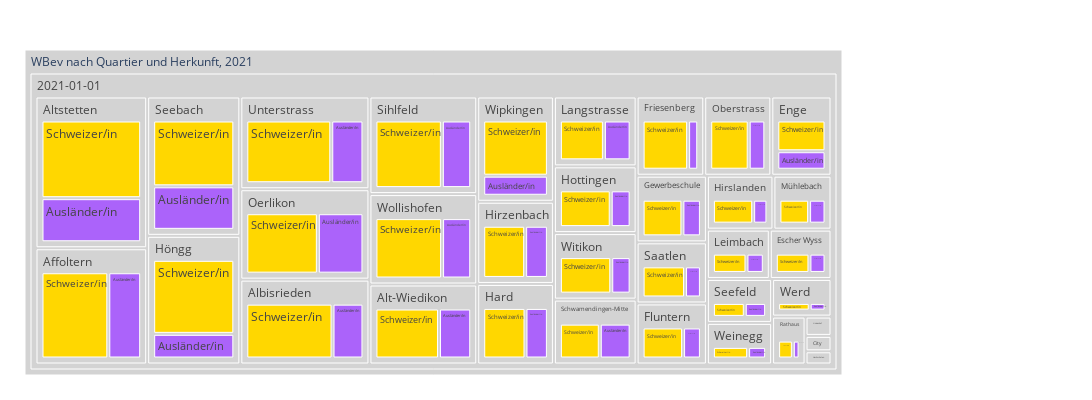

The notebook cell this image was saved under:
### Code cell
myTitle = "WBev nach Quartier und Herkunft, 2021"

fig = px.treemap(myTreemapAgg.reset_index(), path=[px.Constant(myTitle), 'EreignisDatJahr', 'QuarLang', 'HerkunftLang']
                 , values='sum_WBev'
                 , color='HerkunftLang'
                 ## bei discrete scales (bei Klassen und Strings):                 
                 #, color_discrete_map={'(?)':'lightgrey','EVP':'gold', 'Ausländer/in':'#FF3030', 'PdA':'#EE3B3B', 'Grüne':'#A2CD5A','GLP':'#CAFF70','Die Mitte':'orange','FDP':'#104E8B','AL':'deeppink','SVP':'forestgreen', 'FL ZÜRI':'#8B864E','Volt':'#lightblue' }         
                 , color_discrete_map={'(?)':'lightgrey','Schweizer/in':'gold', 'SP':'#FF3030' }               
                 ## bei continuous scales (bei Zahlenwerten):
                , color_continuous_scale='blues'
                #, color_continuous_midpoint=np.average(df['AnzBestWir'], weights=df['AnzBestWir'])   
                 ,height=400
                 ,width=1100
                )
fig.update_traces(root_color="grey")
fig.update_layout(margin = dict(t=50, l=25, r=250, b=25))
fig.show()

### Figure 1 — Plotly figure (JSON) as saved in the notebook; plotly's stock layout.template omitted (floating-point values rounded to 4 significant figures)
{"data": [{"branchvalues": "total", "customdata": [["Ausländer/in"], ["Ausländer/in"], ["Ausländer/in"], ["Ausländer/in"], ["Ausländer/in"], ["Ausländer/in"], ["Ausländer/in"], ["Schweizer/in"], ["Ausländer/in"], ["Schweizer/in"], ["Schweizer/in"], ["Schweizer/in"], ["Schweizer/in"], ["Schweizer/in"], ["Schweizer/in"], ["Schweizer/in"], ["Schweizer/in"], ["Schweizer/in"], ["Ausländer/in"], ["Ausländer/in"], ["Ausländer/in"], ["Ausländer/in"], ["Ausländer/in"], ["Ausländer/in"], ["Ausländer/in"], ["Ausländer/in"], ["Ausländer/in"], ["Ausländer/in"], ["Ausländer/in"], ["Ausländer/in"], ["Ausländer/in"], ["Ausländer/in"], ["Ausländer/in"], ["Ausländer/in"], ["Schweizer/in"], ["Schweizer/in"], ["Ausländer/in"], ["Schweizer/in"], ["Ausländer/in"], ["Schweizer/in"], ["Schweizer/in"], ["Schweizer/in"], ["Schweizer/in"], ["Schweizer/in"], ["Schweizer/in"], ["Schweizer/in"], ["Schweizer/in"], ["Schweizer/in"], ["Schweizer/in"], ["Schweizer/in"], ["Schweizer/in"], ["Ausländer/in"], ["Ausländer/in"], ["Ausländer/in"], ["Ausländer/in"], ["Ausländer/in"], ["Ausländer/in"], ["Schweizer/in"], ["Schweizer/in"], ["Schweizer/in"], ["Schweizer/in"], ["Schweizer/in"], ["Schweizer/in"], ["Ausländer/in"], ["Ausländer/in"], ["Schweizer/in"], ["Schweizer/in"], ["Schweizer/in"], ["(?)"], ["(?)"], ["(?)"], ["(?)"], ["(?)"], ["(?)"], ["(?)"], ["(?)"], ["(?)"], ["(?)"], ["(?)"], ["(?)"], ["(?)"], ["(?)"], ["(?)"], ["(?)"], ["(?)"], ["(?)"], ["(?)"], ["(?)"], ["(?)"], ["(?)"], ["(?)"], ["(?)"], ["(?)"], ["(?)"], ["(?)"], ["(?)"], ["(?)"], ["(?)"], ["(?)"], ["(?)"], ["(?)"], ["(?)"], ["(?)"], ["(?)"]], "domain": {"x": [0, 1], "y": [0, 1]}, "hovertemplate": "labels=%{label}<br>sum_WBev=%{value}<br>parent=%{parent}<br>id=%{id}<br>HerkunftLang=%{customdata[0]}<extra></extra>", "ids": ["WBev nach Quartier und Herkunft, 2021/2021-01-01/Affoltern/Ausländer/in", "WBev nach Quartier und Herkunft, 2021/2021-01-01/Rathaus/Ausländer/in", "WBev nach Quartier und Herkunft, 2021/2021-01-01/Schwamendingen-Mitte/Ausländer/in", "WBev nach Quartier und Herkunft, 2021/2021-01-01/Weinegg/Ausländer/in", "WBev nach Quartier und Herkunft, 2021/2021-01-01/Werd/Ausländer/in", "WBev nach Quartier und Herkunft, 2021/2021-01-01/Wipkingen/Ausländer/in", "WBev nach Quartier und Herkunft, 2021/2021-01-01/Witikon/Ausländer/in", "WBev nach Quartier und Herkunft, 2021/2021-01-01/Albisrieden/Schweizer/in", "WBev nach Quartier und Herkunft, 2021/2021-01-01/Oerlikon/Ausländer/in", "WBev nach Quartier und Herkunft, 2021/2021-01-01/Alt-Wiedikon/Schweizer/in", "WBev nach Quartier und Herkunft, 2021/2021-01-01/Escher Wyss/Schweizer/in", "WBev nach Quartier und Herkunft, 2021/2021-01-01/Hard/Schweizer/in", "WBev nach Quartier und Herkunft, 2021/2021-01-01/Hirslanden/Schweizer/in", "WBev nach Quartier und Herkunft, 2021/2021-01-01/Lindenhof/Schweizer/in", "WBev nach Quartier und Herkunft, 2021/2021-01-01/Oberstrass/Schweizer/in", "WBev nach Quartier und Herkunft, 2021/2021-01-01/Oerlikon/Schweizer/in", "WBev nach Quartier und Herkunft, 2021/2021-01-01/Schwamendingen-Mitte/Schweizer/in", "WBev nach Quartier und Herkunft, 2021/2021-01-01/Altstetten/Schweizer/in", "WBev nach Quartier und Herkunft, 2021/2021-01-01/Oberstrass/Ausländer/in", "WBev nach Quartier und Herkunft, 2021/2021-01-01/Wollishofen/Ausländer/in", "WBev nach Quartier und Herkunft, 2021/2021-01-01/Lindenhof/Ausländer/in", "WBev nach Quartier und Herkunft, 2021/2021-01-01/Escher Wyss/Ausländer/in", "WBev nach Quartier und Herkunft, 2021/2021-01-01/Alt-Wiedikon/Ausländer/in", "WBev nach Quartier und Herkunft, 2021/2021-01-01/Fluntern/Ausländer/in", "WBev nach Quartier und Herkunft, 2021/2021-01-01/Friesenberg/Ausländer/in", "WBev nach Quartier und Herkunft, 2021/2021-01-01/Gewerbeschule/Ausländer/in", "WBev nach Quartier und Herkunft, 2021/2021-01-01/Hard/Ausländer/in", "WBev nach Quartier und Herkunft, 2021/2021-01-01/Hirslanden/Ausländer/in", "WBev nach Quartier und Herkunft, 2021/2021-01-01/Hirzenbach/Ausländer/in", "WBev nach Quartier und Herkunft, 2021/2021-01-01/Albisrieden/Ausländer/in", "WBev nach Quartier und Herkunft, 2021/2021-01-01/Leimbach/Ausländer/in", "WBev nach Quartier und Herkunft, 2021/2021-01-01/Langstrasse/Ausländer/in", "WBev nach Quartier und Herkunft, 2021/2021-01-01/Höngg/Ausländer/in", "WBev nach Quartier und Herkunft, 2021/2021-01-01/Hottingen/Ausländer/in", "WBev nach Quartier und Herkunft, 2021/2021-01-01/Seefeld/Schweizer/in", "WBev nach Quartier und Herkunft, 2021/2021-01-01/Leimbach/Schweizer/in", "WBev nach Quartier und Herkunft, 2021/2021-01-01/City/Ausländer/in", "WBev nach Quartier und Herkunft, 2021/2021-01-01/Mühlebach/Schweizer/in", "WBev nach Quartier und Herkunft, 2021/2021-01-01/Altstetten/Ausländer/in", "WBev nach Quartier und Herkunft, 2021/2021-01-01/Wipkingen/Schweizer/in", "WBev nach Quartier und Herkunft, 2021/2021-01-01/Rathaus/Schweizer/in", "WBev nach Quartier und Herkunft, 2021/2021-01-01/Werd/Schweizer/in", "WBev nach Quartier und Herkunft, 2021/2021-01-01/Weinegg/Schweizer/in", "WBev nach Quartier und Herkunft, 2021/2021-01-01/Langstrasse/Schweizer/in", "WBev nach Quartier und Herkunft, 2021/2021-01-01/Seebach/Schweizer/in", "WBev nach Quartier und Herkunft, 2021/2021-01-01/Unterstrass/Schweizer/in", "WBev nach Quartier und Herkunft, 2021/2021-01-01/Sihlfeld/Schweizer/in", "WBev nach Quartier und Herkunft, 2021/2021-01-01/Saatlen/Schweizer/in", "WBev nach Quartier und Herkunft, 2021/2021-01-01/Höngg/Schweizer/in", "WBev nach Quartier und Herkunft, 2021/2021-01-01/Gewerbeschule/Schweizer/in", "WBev nach Quartier und Herkunft, 2021/2021-01-01/Hochschulen/Schweizer/in", "WBev nach Quartier und Herkunft, 2021/2021-01-01/Saatlen/Ausländer/in", "WBev nach Quartier und Herkunft, 2021/2021-01-01/Seebach/Ausländer/in", "WBev nach Quartier und Herkunft, 2021/2021-01-01/Seefeld/Ausländer/in", "WBev nach Quartier und Herkunft, 2021/2021-01-01/Sihlfeld/Ausländer/in", "WBev nach Quartier und Herkunft, 2021/2021-01-01/Unterstrass/Ausländer/in", "WBev nach Quartier und Herkunft, 2021/2021-01-01/Hochschulen/Ausländer/in", "WBev nach Quartier und Herkunft, 2021/2021-01-01/Witikon/Schweizer/in", "WBev nach Quartier und Herkunft, 2021/2021-01-01/Affoltern/Schweizer/in", "WBev nach Quartier und Herkunft, 2021/2021-01-01/City/Schweizer/in", "WBev nach Quartier und Herkunft, 2021/2021-01-01/Enge/Schweizer/in", "WBev nach Quartier und Herkunft, 2021/2021-01-01/Fluntern/Schweizer/in", "WBev nach Quartier und Herkunft, 2021/2021-01-01/Friesenberg/Schweizer/in", "WBev nach Quartier und Herkunft, 2021/2021-01-01/Mühlebach/Ausländer/in", "WBev nach Quartier und Herkunft, 2021/2021-01-01/Enge/Ausländer/in", "WBev nach Quartier und Herkunft, 2021/2021-01-01/Hirzenbach/Schweizer/in", "WBev nach Quartier und Herkunft, 2021/2021-01-01/Hottingen/Schweizer/in", "WBev nach Quartier und Herkunft, 2021/2021-01-01/Wollishofen/Schweizer/in", "WBev nach Quartier und Herkunft, 2021/2021-01-01/Affoltern", "WBev nach Quartier und Herkunft, 2021/2021-01-01/Albisrieden", "WBev nach Quartier und Herkunft, 2021/2021-01-01/Alt-Wiedikon", "WBev nach Quartier und Herkunft, 2021/2021-01-01/Altstetten", "WBev nach Quartier und Herkunft, 2021/2021-01-01/City", "WBev nach Quartier und Herkunft, 2021/2021-01-01/Enge", "WBev nach Quartier und Herkunft, 2021/2021-01-01/Escher Wyss", "WBev nach Quartier und Herkunft, 2021/2021-01-01/Fluntern", "WBev nach Quartier und Herkunft, 2021/2021-01-01/Friesenberg", "WBev nach Quartier und Herkunft, 2021/2021-01-01/Gewerbeschule", "WBev nach Quartier und Herkunft, 2021/2021-01-01/Hard", "WBev nach Quartier und Herkunft, 2021/2021-01-01/Hirslanden", "WBev nach Quartier und Herkunft, 2021/2021-01-01/Hirzenbach", "WBev nach Quartier und Herkunft, 2021/2021-01-01/Hochschulen", "WBev nach Quartier und Herkunft, 2021/2021-01-01/Hottingen", "WBev nach Quartier und Herkunft, 2021/2021-01-01/Höngg", "WBev nach Quartier und Herkunft, 2021/2021-01-01/Langstrasse", "WBev nach Quartier und Herkunft, 2021/2021-01-01/Leimbach", "WBev nach Quartier und Herkunft, 2021/2021-01-01/Lindenhof", "WBev nach Quartier und Herkunft, 2021/2021-01-01/Mühlebach", "WBev nach Quartier und Herkunft, 2021/2021-01-01/Oberstrass", "WBev nach Quartier und Herkunft, 2021/2021-01-01/Oerlikon", "WBev nach Quartier und Herkunft, 2021/2021-01-01/Rathaus", "WBev nach Quartier und Herkunft, 2021/2021-01-01/Saatlen", "WBev nach Quartier und Herkunft, 2021/2021-01-01/Schwamendingen-Mitte", "WBev nach Quartier und Herkunft, 2021/2021-01-01/Seebach", "WBev nach Quartier und Herkunft, 2021/2021-01-01/Seefeld", "WBev nach Quartier und Herkunft, 2021/2021-01-01/Sihlfeld", "WBev nach Quartier und Herkunft, 2021/2021-01-01/Unterstrass", "WBev nach Quartier und Herkunft, 2021/2021-01-01/Weinegg", "WBev nach Quartier und Herkunft, 2021/2021-01-01/Werd", "WBev nach Quartier und Herkunft, 2021/2021-01-01/Wipkingen", "WBev nach Quartier und Herkunft, 2021/2021-01-01/Witikon", "WBev nach Quartier und Herkunft, 2021/2021-01-01/Wollishofen", "WBev nach Quartier und Herkunft, 2021/2021-01-01", "WBev nach Quartier und Herkunft, 2021"], "labels": ["Ausländer/in", "Ausländer/in", "Ausländer/in", "Ausländer/in", "Ausländer/in", "Ausländer/in", "Ausländer/in", "Schweizer/in", "Ausländer/in", "Schweizer/in", "Schweizer/in", "Schweizer/in", "Schweizer/in", "Schweizer/in", "Schweizer/in", "Schweizer/in", "Schweizer/in", "Schweizer/in", "Ausländer/in", "Ausländer/in", "Ausländer/in", "Ausländer/in", "Ausländer/in", "Ausländer/in", "Ausländer/in", "Ausländer/in", "Ausländer/in", "Ausländer/in", "Ausländer/in", "Ausländer/in", "Ausländer/in", "Ausländer/in", "Ausländer/in", "Ausländer/in", "Schweizer/in", "Schweizer/in", "Ausländer/in", "Schweizer/in", "Ausländer/in", "Schweizer/in", "Schweizer/in", "Schweizer/in", "Schweizer/in", "Schweizer/in", "Schweizer/in", "Schweizer/in", "Schweizer/in", "Schweizer/in", "Schweizer/in", "Schweizer/in", "Schweizer/in", "Ausländer/in", "Ausländer/in", "Ausländer/in", "Ausländer/in", "Ausländer/in", "Ausländer/in", "Schweizer/in", "Schweizer/in", "Schweizer/in", "Schweizer/in", "Schweizer/in", "Schweizer/in", "Ausländer/in", "Ausländer/in", "Schweizer/in", "Schweizer/in", "Schweizer/in", "Affoltern", "Albisrieden", "Alt-Wiedikon", "Altstetten", "City", "Enge", "Escher Wyss", "Fluntern", "Friesenberg", "Gewerbeschule", "Hard", "Hirslanden", "Hirzenbach", "Hochschulen", "Hottingen", "Höngg", "Langstrasse", "Leimbach", "Lindenhof", "Mühlebach", "Oberstrass", "Oerlikon", "Rathaus", "Saatlen", "Schwamendingen-Mitte", "Seebach", "Seefeld", "Sihlfeld", "Unterstrass", "Weinegg", "Werd", "Wipkingen", "Witikon", "Wollishofen", "2021-01-01", "WBev nach Quartier und Herkunft, 2021"], "marker": {"colors": ["#ab63fa", "#ab63fa", "#ab63fa", "#ab63fa", "#ab63fa", "#ab63fa", "#ab63fa", "gold", "#ab63fa", "gold", "gold", "gold", "gold", "gold", "gold", "gold", "gold", "gold", "#ab63fa", "#ab63fa", "#ab63fa", "#ab63fa", "#ab63fa", "#ab63fa", "#ab63fa", "#ab63fa", "#ab63fa", "#ab63fa", "#ab63fa", "#ab63fa", "#ab63fa", "#ab63fa", "#ab63fa", "#ab63fa", "gold", "gold", "#ab63fa", "gold", "#ab63fa", "gold", "gold", "gold", "gold", "gold", "gold", "gold", "gold", "gold", "gold", "gold", "gold", "#ab63fa", "#ab63fa", "#ab63fa", "#ab63fa", "#ab63fa", "#ab63fa", "gold", "gold", "gold", "gold", "gold", "gold", "#ab63fa", "#ab63fa", "gold", "gold", "gold", "lightgrey", "lightgrey", "lightgrey", "lightgrey", "lightgrey", "lightgrey", "lightgrey", "lightgrey", "lightgrey", "lightgrey", "lightgrey", "lightgrey", "lightgrey", "lightgrey", "lightgrey", "lightgrey", "lightgrey", "lightgrey", "lightgrey", "lightgrey", "lightgrey", "lightgrey", "lightgrey", "lightgrey", "lightgrey", "lightgrey", "lightgrey", "lightgrey", "lightgrey", "lightgrey", "lightgrey", "lightgrey", "lightgrey", "lightgrey", "lightgrey", "lightgrey"]}, "name": "", "parents": ["WBev nach Quartier und Herkunft, 2021/2021-01-01/Affoltern", "WBev nach Quartier und Herkunft, 2021/2021-01-01/Rathaus", "WBev nach Quartier und Herkunft, 2021/2021-01-01/Schwamendingen-Mitte", "WBev nach Quartier und Herkunft, 2021/2021-01-01/Weinegg", "WBev nach Quartier und Herkunft, 2021/2021-01-01/Werd", "WBev nach Quartier und Herkunft, 2021/2021-01-01/Wipkingen", "WBev nach Quartier und Herkunft, 2021/2021-01-01/Witikon", "WBev nach Quartier und Herkunft, 2021/2021-01-01/Albisrieden", "WBev nach Quartier und Herkunft, 2021/2021-01-01/Oerlikon", "WBev nach Quartier und Herkunft, 2021/2021-01-01/Alt-Wiedikon", "WBev nach Quartier und Herkunft, 2021/2021-01-01/Escher Wyss", "WBev nach Quartier und Herkunft, 2021/2021-01-01/Hard", "WBev nach Quartier und Herkunft, 2021/2021-01-01/Hirslanden", "WBev nach Quartier und Herkunft, 2021/2021-01-01/Lindenhof", "WBev nach Quartier und Herkunft, 2021/2021-01-01/Oberstrass", "WBev nach Quartier und Herkunft, 2021/2021-01-01/Oerlikon", "WBev nach Quartier und Herkunft, 2021/2021-01-01/Schwamendingen-Mitte", "WBev nach Quartier und Herkunft, 2021/2021-01-01/Altstetten", "WBev nach Quartier und Herkunft, 2021/2021-01-01/Oberstrass", "WBev nach Quartier und Herkunft, 2021/2021-01-01/Wollishofen", "WBev nach Quartier und Herkunft, 2021/2021-01-01/Lindenhof", "WBev nach Quartier und Herkunft, 2021/2021-01-01/Escher Wyss", "WBev nach Quartier und Herkunft, 2021/2021-01-01/Alt-Wiedikon", "WBev nach Quartier und Herkunft, 2021/2021-01-01/Fluntern", "WBev nach Quartier und Herkunft, 2021/2021-01-01/Friesenberg", "WBev nach Quartier und Herkunft, 2021/2021-01-01/Gewerbeschule", "WBev nach Quartier und Herkunft, 2021/2021-01-01/Hard", "WBev nach Quartier und Herkunft, 2021/2021-01-01/Hirslanden", "WBev nach Quartier und Herkunft, 2021/2021-01-01/Hirzenbach", "WBev nach Quartier und Herkunft, 2021/2021-01-01/Albisrieden", "WBev nach Quartier und Herkunft, 2021/2021-01-01/Leimbach", "WBev nach Quartier und Herkunft, 2021/2021-01-01/Langstrasse", "WBev nach Quartier und Herkunft, 2021/2021-01-01/Höngg", "WBev nach Quartier und Herkunft, 2021/2021-01-01/Hottingen", "WBev nach Quartier und Herkunft, 2021/2021-01-01/Seefeld", "WBev nach Quartier und Herkunft, 2021/2021-01-01/Leimbach", "WBev nach Quartier und Herkunft, 2021/2021-01-01/City", "WBev nach Quartier und Herkunft, 2021/2021-01-01/Mühlebach", "WBev nach Quartier und Herkunft, 2021/2021-01-01/Altstetten", "WBev nach Quartier und Herkunft, 2021/2021-01-01/Wipkingen", "WBev nach Quartier und Herkunft, 2021/2021-01-01/Rathaus", "WBev nach Quartier und Herkunft, 2021/2021-01-01/Werd", "WBev nach Quartier und Herkunft, 2021/2021-01-01/Weinegg", "WBev nach Quartier und Herkunft, 2021/2021-01-01/Langstrasse", "WBev nach Quartier und Herkunft, 2021/2021-01-01/Seebach", "WBev nach Quartier und Herkunft, 2021/2021-01-01/Unterstrass", "WBev nach Quartier und Herkunft, 2021/2021-01-01/Sihlfeld", "WBev nach Quartier und Herkunft, 2021/2021-01-01/Saatlen", "WBev nach Quartier und Herkunft, 2021/2021-01-01/Höngg", "WBev nach Quartier und Herkunft, 2021/2021-01-01/Gewerbeschule", "WBev nach Quartier und Herkunft, 2021/2021-01-01/Hochschulen", "WBev nach Quartier und Herkunft, 2021/2021-01-01/Saatlen", "WBev nach Quartier und Herkunft, 2021/2021-01-01/Seebach", "WBev nach Quartier und Herkunft, 2021/2021-01-01/Seefeld", "WBev nach Quartier und Herkunft, 2021/2021-01-01/Sihlfeld", "WBev nach Quartier und Herkunft, 2021/2021-01-01/Unterstrass", "WBev nach Quartier und Herkunft, 2021/2021-01-01/Hochschulen", "WBev nach Quartier und Herkunft, 2021/2021-01-01/Witikon", "WBev nach Quartier und Herkunft, 2021/2021-01-01/Affoltern", "WBev nach Quartier und Herkunft, 2021/2021-01-01/City", "WBev nach Quartier und Herkunft, 2021/2021-01-01/Enge", "WBev nach Quartier und Herkunft, 2021/2021-01-01/Fluntern", "WBev nach Quartier und Herkunft, 2021/2021-01-01/Friesenberg", "WBev nach Quartier und Herkunft, 2021/2021-01-01/Mühlebach", "WBev nach Quartier und Herkunft, 2021/2021-01-01/Enge", "WBev nach Quartier und Herkunft, 2021/2021-01-01/Hirzenbach", "WBev nach Quartier und Herkunft, 2021/2021-01-01/Hottingen", "WBev nach Quartier und Herkunft, 2021/2021-01-01/Wollishofen", "WBev nach Quartier und Herkunft, 2021/2021-01-01", "WBev nach Quartier und Herkunft, 2021/2021-01-01", "WBev nach Quartier und Herkunft, 2021/2021-01-01", "WBev nach Quartier und Herkunft, 2021/2021-01-01", "WBev nach Quartier und Herkunft, 2021/2021-01-01", "WBev nach Quartier und Herkunft, 2021/2021-01-01", "WBev nach Quartier und Herkunft, 2021/2021-01-01", "WBev nach Quartier und Herkunft, 2021/2021-01-01", "WBev nach Quartier und Herkunft, 2021/2021-01-01", "WBev nach Quartier und Herkunft, 2021/2021-01-01", "WBev nach Quartier und Herkunft, 2021/2021-01-01", "WBev nach Quartier und Herkunft, 2021/2021-01-01", "WBev nach Quartier und Herkunft, 2021/2021-01-01", "WBev nach Quartier und Herkunft, 2021/2021-01-01", "WBev nach Quartier und Herkunft, 2021/2021-01-01", "WBev nach Quartier und Herkunft, 2021/2021-01-01", "WBev nach Quartier und Herkunft, 2021/2021-01-01", "WBev nach Quartier und Herkunft, 2021/2021-01-01", "WBev nach Quartier und Herkunft, 2021/2021-01-01", "WBev nach Quartier und Herkunft, 2021/2021-01-01", "WBev nach Quartier und Herkunft, 2021/2021-01-01", "WBev nach Quartier und Herkunft, 2021/2021-01-01", "WBev nach Quartier und Herkunft, 2021/2021-01-01", "WBev nach Quartier und Herkunft, 2021/2021-01-01", "WBev nach Quartier und Herkunft, 2021/2021-01-01", "WBev nach Quartier und Herkunft, 2021/2021-01-01", "WBev nach Quartier und Herkunft, 2021/2021-01-01", "WBev nach Quartier und Herkunft, 2021/2021-01-01", "WBev nach Quartier und Herkunft, 2021/2021-01-01", "WBev nach Quartier und Herkunft, 2021/2021-01-01", "WBev nach Quartier und Herkunft, 2021/2021-01-01", "WBev nach Quartier und Herkunft, 2021/2021-01-01", "WBev nach Quartier und Herkunft, 2021/2021-01-01", "WBev nach Quartier und Herkunft, 2021/2021-01-01", "WBev nach Quartier und Herkunft, 2021", ""], "root": {"color": "grey"}, "type": "treemap", "values": [8756, 1026, 4784, 1877, 1523, 4404, 3080, 16498, 9295, 11697, 4211, 8256, 5418, 723, 7589, 14585, 6191, 22116, 3277, 6065, 301, 2010, 5934, 2685, 1994, 3041, 4378, 1920, 4536, 5914, 2158, 4464, 6124, 3177, 3512, 4180, 259, 4128, 12549, 12103, 2249, 3051, 3671, 7351, 15978, 17762, 14918, 6394, 18386, 6542, 459, 2394, 10563, 2350, 6598, 6727, 242, 8175, 17798, 558, 6092, 6092, 8963, 2280, 3658, 8355, 8116, 13872, 26554, 22412, 17631, 34665, 817, 9750, 6221, 8777, 10957, 9583, 12634, 7338, 12891, 701, 11293, 24510, 11815, 6338, 1024, 6408, 10866, 23880, 3275, 8788, 10975, 26541, 5862, 21516, 24489, 5548, 4574, 16507, 11255, 19937, 436332, 436332]}], "layout": {"height": 400, "legend": {"tracegroupgap": 0}, "margin": {"b": 25, "l": 25, "r": 250, "t": 50}, "width": 1100}}
